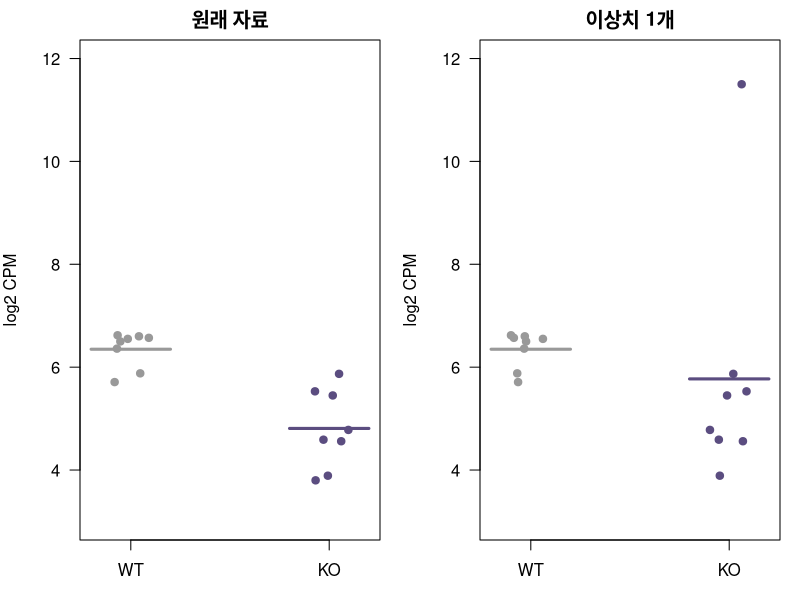
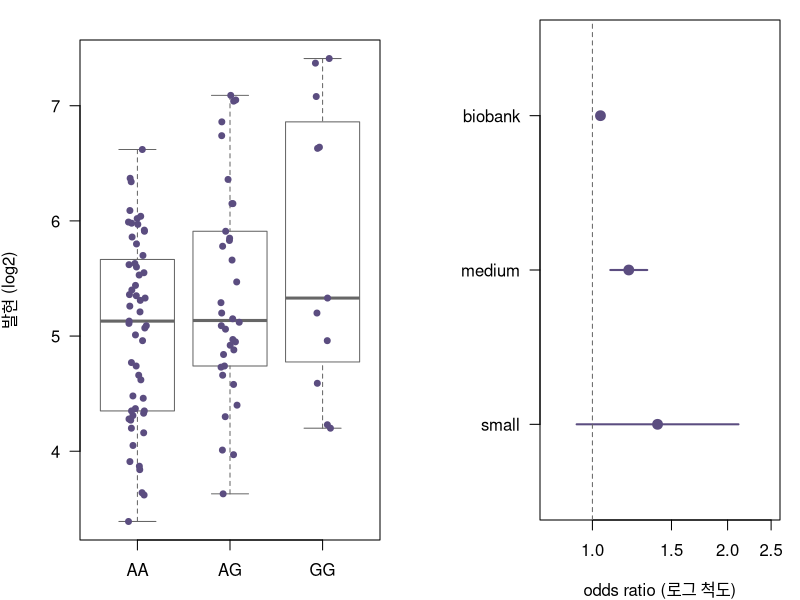
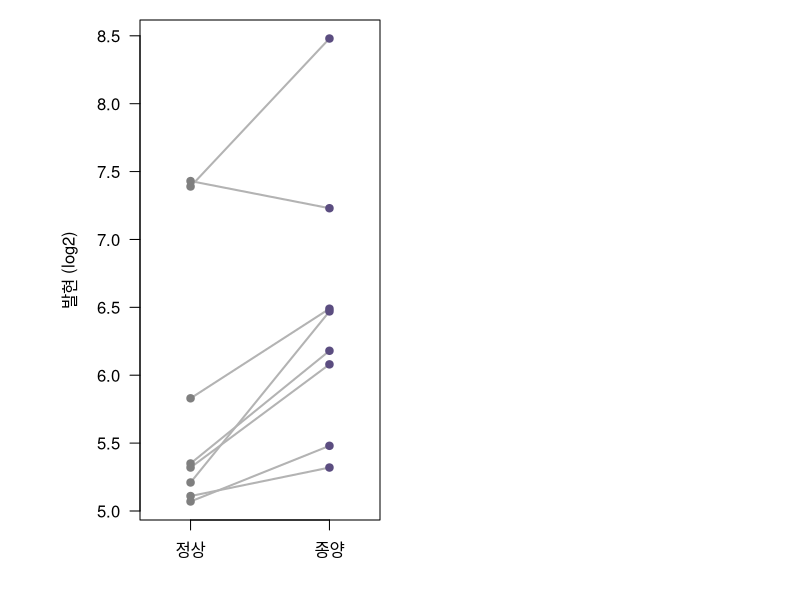

These figures' R source, in order:
## ---- chunk 1
#| label: ex1-data
set.seed(20261024)
wt <- round(rnorm(8, mean = 6.0, sd = 0.7), 2)
ko <- round(rnorm(8, mean = 5.0, sd = 0.7), 2)
wt
ko
## ---- chunk 2
#| label: ex1-test
t.test(ko, wt)                                  # 기본값: Welch (분산이 달라도 됨)
c(welch    = t.test(ko, wt)$p.value,
  student  = t.test(ko, wt, var.equal = TRUE)$p.value,
  wilcoxon = wilcox.test(ko, wt)$p.value)
## ---- chunk 3
#| label: ex1-outlier
ko_bad <- ko
ko_bad[1] <- 11.5
c(welch    = t.test(ko_bad, wt)$p.value,
  wilcoxon = wilcox.test(ko_bad, wt)$p.value)
## ---- chunk 4
#| label: fig-ex1
#| fig-cap: "실습 1. 왼쪽: 원래 자료, 오른쪽: KO 시료 하나가 11.5로 오염됨. 가로선은 그룹 평균"
#| fig-height: 3.5
par(mfrow = c(1, 2), mar = c(3, 4, 2, 1))
for (k in list(ko, ko_bad)) {
  stripchart(list(WT = wt, KO = k), vertical = TRUE, method = "jitter", pch = 19, las = 1,
             col = c("grey60", "#5B4D80"), ylim = c(3, 12), ylab = "log2 CPM",
             main = ifelse(max(k) > 10, "이상치 1개", "원래 자료"))
  segments(c(0.8, 1.8), c(mean(wt), mean(k)), c(1.2, 2.2), c(mean(wt), mean(k)),
           lwd = 3, col = c("grey60", "#5B4D80"))
}
## ---- chunk 5
#| label: ex2-data
set.seed(2)
g    <- rbinom(100, size = 2, prob = 0.3)              # G 대립유전자 수 (3장의 이항분포)
expr <- round(5.0 + 0.4 * g + rnorm(100, 0, 0.8), 2)
geno <- factor(c("AA", "AG", "GG")[g + 1], levels = c("AA", "AG", "GG"))
table(geno)
round(tapply(expr, geno, mean), 2)
## ---- chunk 6
#| label: fig-ex2
#| fig-cap: "실습 2. SNP 유전형별 유전자 발현 (사람 100명)"
#| fig-height: 3.5
boxplot(expr ~ geno, outline = FALSE, col = "white", border = "grey40", las = 1,
        xlab = "유전형", ylab = "발현 (log2)")
stripchart(expr ~ geno, vertical = TRUE, method = "jitter", pch = 19, cex = 0.8,
           col = "#5B4D80", add = TRUE)
## ---- chunk 7
#| label: ex2-test
summary(aov(expr ~ geno))                                   # 일원 ANOVA
kruskal.test(expr ~ geno)                                   # 순위 기반
pairwise.t.test(expr, geno, p.adjust.method = "holm")       # 사후 검정 (보정한 쌍별 비교)
## ---- chunk 8
#| label: ex2-lm
summary(lm(expr ~ g))$coefficients
## ---- chunk 9
#| label: ex3-gwas
or_ci <- function(tab) {                     # 2×2 표 → OR과 95% CI
  a <- tab[1, 1]; b <- tab[1, 2]; c <- tab[2, 1]; d <- tab[2, 2]
  or <- (a * d) / (b * c)
  se <- sqrt(1/a + 1/b + 1/c + 1/d)
  c(OR = or, lo = exp(log(or) - 1.96 * se), hi = exp(log(or) + 1.96 * se))
}
gwas <- function(n_case, n_ctrl, f, OR) {    # 사람 수 → 대립유전자 수 (한 사람에 2개)
  odds_case <- OR * f / (1 - f)
  risk_case <- rbinom(1, 2 * n_case, odds_case / (1 + odds_case))
  risk_ctrl <- rbinom(1, 2 * n_ctrl, f)
  tab <- matrix(c(risk_case, 2 * n_case - risk_case,
                  risk_ctrl, 2 * n_ctrl - risk_ctrl), nrow = 2, byrow = TRUE)
  c(n_per_group = n_case, or_ci(tab), p = chisq.test(tab)$p.value)
}

set.seed(7)
studies <- rbind(biobank = gwas(1e5, 1e5, f = 0.3, OR = 1.03),
                 medium  = gwas(2000, 2000, f = 0.3, OR = 1.2),
                 small   = gwas(100, 100, f = 0.3, OR = 1.5))
signif(studies, 3)
## ---- chunk 10
#| label: fig-ex3
#| fig-cap: "실습 3. 세 연구의 odds ratio와 95% 신뢰구간 (로그 척도). 점선: OR = 1 (연관 없음)"
#| fig-height: 3
par(mar = c(4, 7, 1, 1))
plot(studies[, "OR"], 3:1, log = "x", xlim = c(0.8, 2.5), ylim = c(0.5, 3.5), pch = 19,
     col = "#5B4D80", cex = 1.3, yaxt = "n", xlab = "odds ratio (로그 척도)", ylab = "")
segments(studies[, "lo"], 3:1, studies[, "hi"], 3:1, lwd = 2, col = "#5B4D80")
axis(2, at = 3:1, labels = rownames(studies), las = 1)
abline(v = 1, lty = 2, col = "grey40")
## ---- chunk 11
#| label: ex4
set.seed(1)
mut <- c(rbinom(8, 1, 0.7), rbinom(8, 1, 0.1))
tab4 <- table(response = rep(c("responder", "non-responder"), each = 8),
              mutation = factor(mut, levels = c(1, 0), labels = c("mut", "wt")))
tab4 <- tab4[c("responder", "non-responder"), ]
tab4
chisq.test(tab4)$expected       # 변이 없음일 때 기대 개수
fisher.test(tab4)
## ---- chunk 12
#| label: ex5-data
set.seed(5)
patient <- rnorm(8, mean = 6, sd = 1.0)                  # 환자별 기본 수준
normal  <- round(patient + rnorm(8, 0, 0.3), 2)
tumor   <- round(patient + 0.5 + rnorm(8, 0, 0.3), 2)
rbind(normal, tumor, diff = tumor - normal)
## ---- chunk 13
#| label: ex5-test
c(unpaired = t.test(tumor, normal)$p.value,
  paired   = t.test(tumor, normal, paired = TRUE)$p.value,
  one_sample_on_diff = t.test(tumor - normal)$p.value,     # paired = 차이의 one-sample t
  wilcoxon_signed    = wilcox.test(tumor, normal, paired = TRUE)$p.value)
t.test(tumor, normal)$conf.int
t.test(tumor, normal, paired = TRUE)$conf.int
## ---- chunk 14
#| label: fig-ex5
#| fig-cap: "실습 5. 환자 8명의 정상-종양 발현. 선은 같은 환자"
#| fig-height: 3.5
plot(NA, xlim = c(0.7, 2.3), ylim = range(c(normal, tumor)), xaxt = "n", las = 1,
     xlab = "", ylab = "발현 (log2)")
axis(1, at = 1:2, labels = c("정상", "종양"))
segments(1, normal, 2, tumor, col = "grey70", lwd = 2)
points(rep(1, 8), normal, pch = 19, col = "grey50")
points(rep(2, 8), tumor, pch = 19, col = "#5B4D80")
## ---- chunk 15
#| label: ex6
set.seed(3)
truth <- rbinom(200, 1, 0.3)                                   # 실제 변이 보유
ngs   <- ifelse(truth == 1, rbinom(200, 1, 0.80), rbinom(200, 1, 0.01))
ddpcr <- ifelse(truth == 1, rbinom(200, 1, 0.98), rbinom(200, 1, 0.01))
tab6 <- table(NGS   = factor(ngs,   levels = 1:0, labels = c("+", "-")),
              ddPCR = factor(ddpcr, levels = 1:0, labels = c("+", "-")))
tab6
mcnemar.test(tab6)
